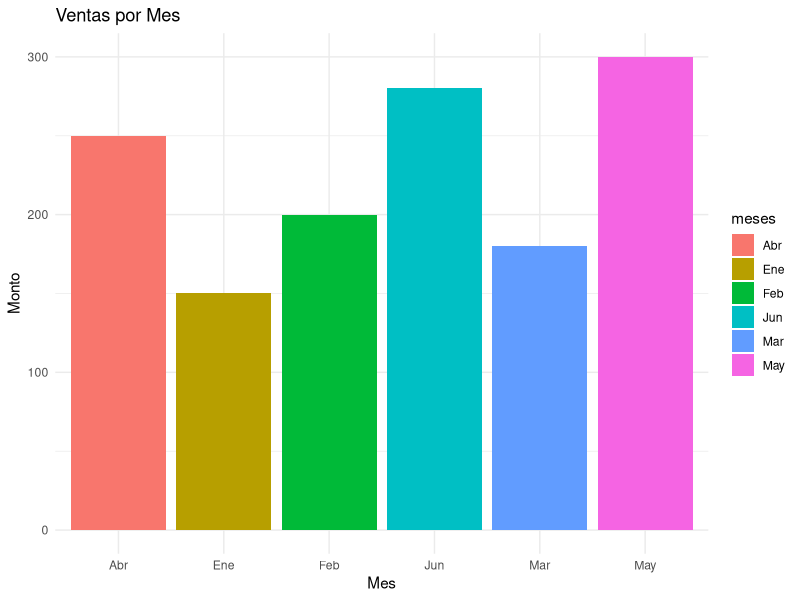
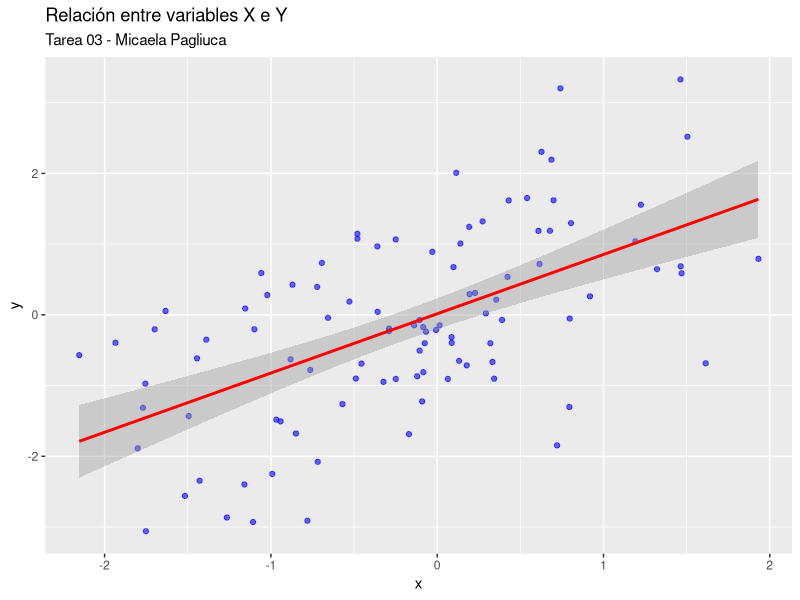
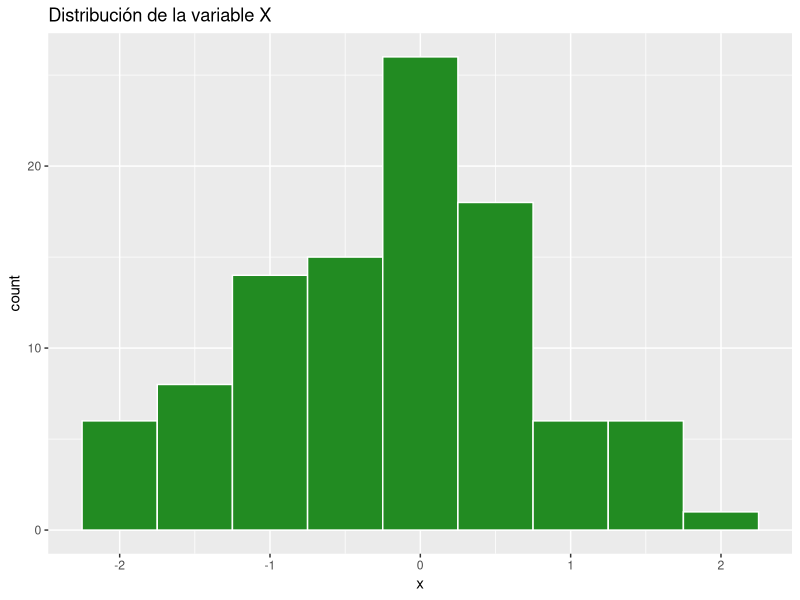

Write R code to recreate these figures, in order.
# Tarea 03 - Visualización de Datos
# Alumna: Micaela Pagliuca

# 1. Cargar librerías necesarias
# install.packages("ggplot2")
library(ggplot2)

# 2. Crear un dataset de ejemplo (Ventas mensuales)
meses <- c("Ene", "Feb", "Mar", "Abr", "May", "Jun")
ventas <- c(150, 200, 180, 250, 300, 280)
datos <- data.frame(meses, ventas)

# 3. Gráfico de Barras Básico
ggplot(datos, aes(x = meses, y = ventas, fill = meses)) +
  geom_bar(stat = "identity") +
  theme_minimal() +
  labs(title = "Ventas por Mes", x = "Mes", y = "Monto")

# 4. Gráfico de Dispersión (Scatter Plot)
x <- rnorm(100)
y <- x + rnorm(100)
df_scatter <- data.frame(x, y)

ggplot(df_scatter, aes(x = x, y = y)) +
  geom_point(color = "blue", alpha = 0.6) +
  geom_smooth(method = "lm", color = "red") +
  labs(title = "Relación entre variables X e Y", subtitle = "Tarea 03 - Micaela Pagliuca")

# 5. Histograma
ggplot(df_scatter, aes(x = x)) +
  geom_histogram(binwidth = 0.5, fill = "forestgreen", color = "white") +
  labs(title = "Distribución de la variable X")

# Fin del script de visualización
